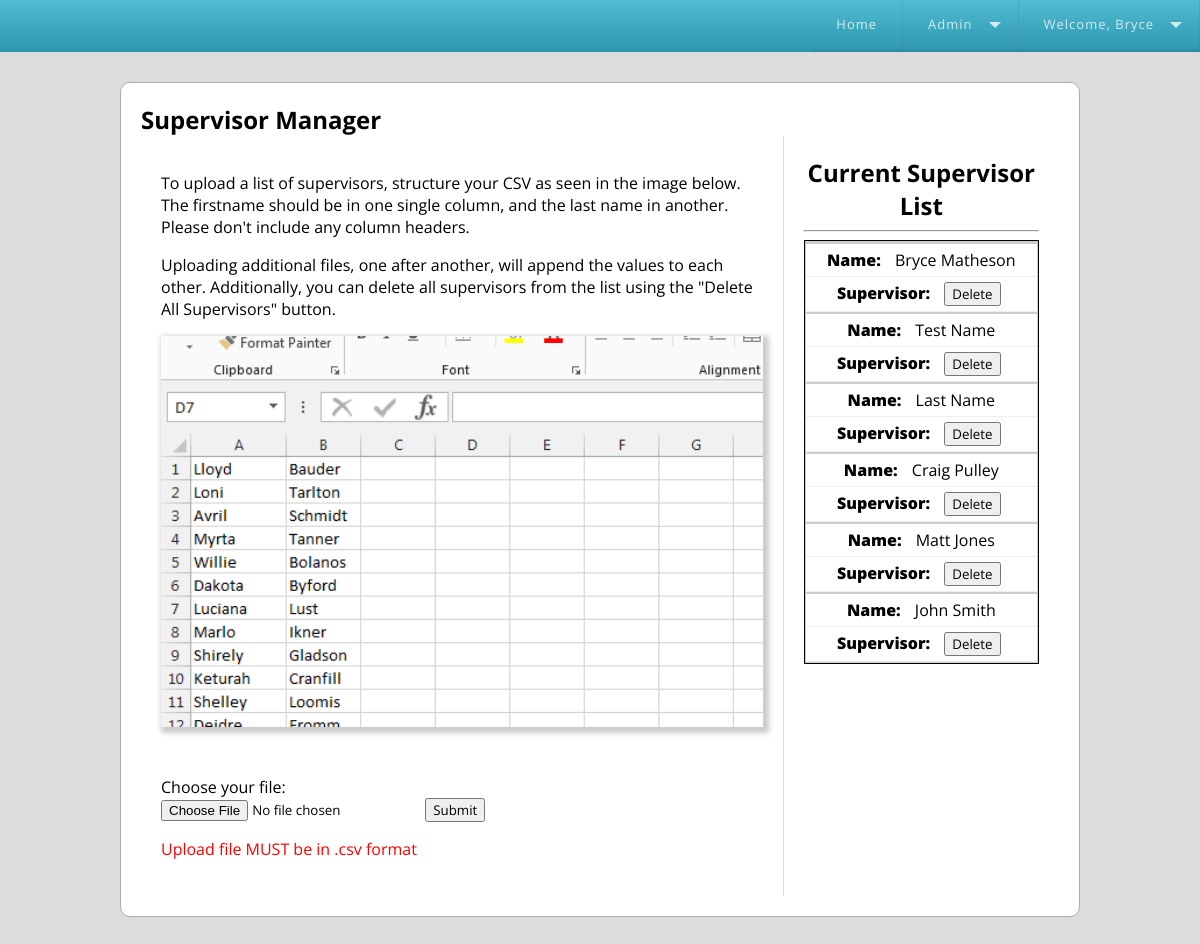
Page /manageSupervisors.php (signed in) on the earlier database version.
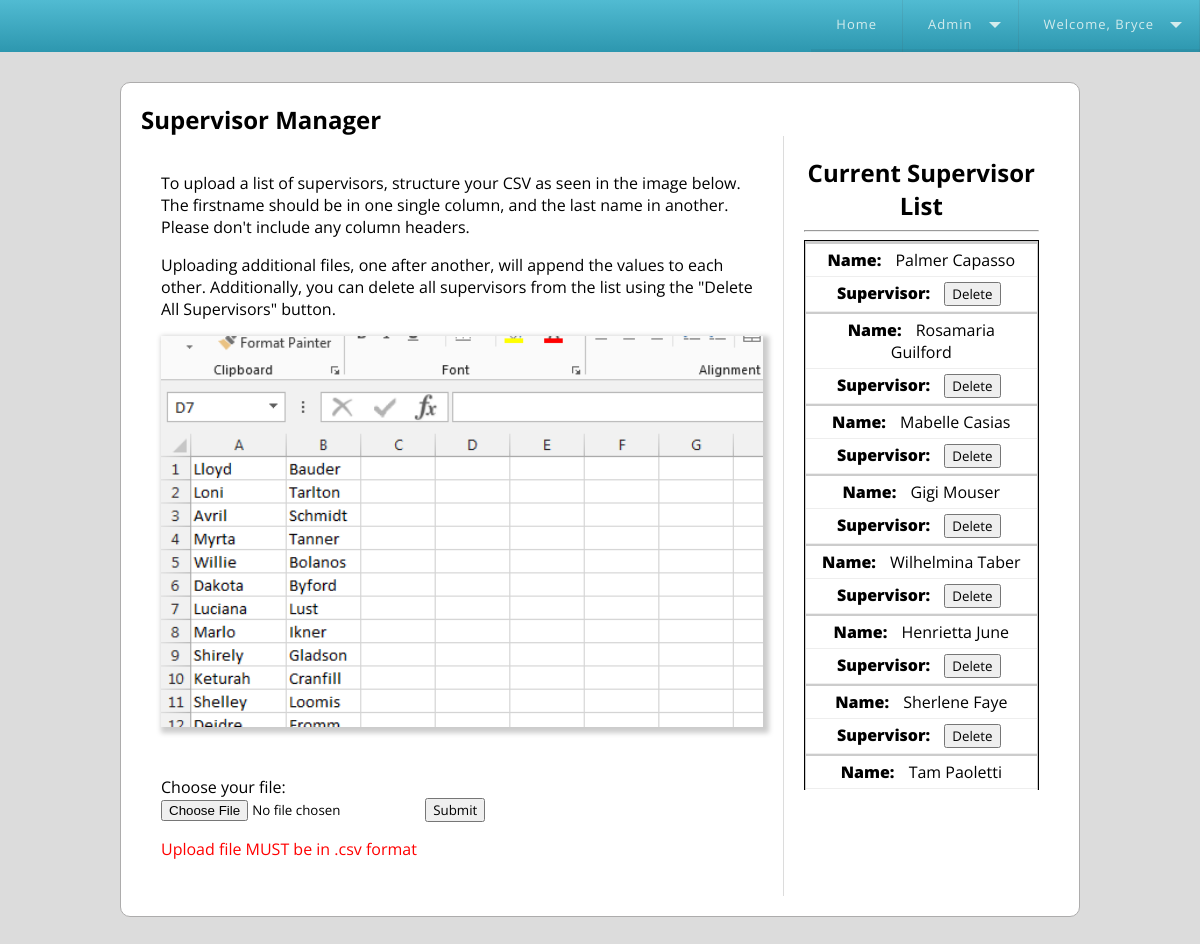
Same page on the later database version.
### tables this page shows
CREATE TABLE IF NOT EXISTS `users` (
  `id` int(7) NOT NULL,
  `username` varchar(32) NOT NULL,
  `firstname` varchar(32) NOT NULL,
  `lastname` varchar(32) NOT NULL,
  `password` varchar(32) NOT NULL,
  `email` varchar(64) NOT NULL,
  `address` varchar(32) NOT NULL,
  `city` varchar(32) NOT NULL,
  `state` varchar(2) NOT NULL,
  `zip` int(5) NOT NULL,
  `country` varchar(32) NOT NULL,
  `currentSupervisor` varchar(64) NOT NULL,
  `company` varchar(32) NOT NULL,
  `department` varchar(32) NOT NULL,
  `phone` varchar(14) NOT NULL,
  `lastLogin` varchar(32) NOT NULL,
  `activated` int(1) NOT NULL,
  `canReactivate` int(1) NOT NULL DEFAULT '1',
  `isAdmin` int(1) NOT NULL DEFAULT '0'
);

CREATE TABLE IF NOT EXISTS `supervisors` (
  `id` int(5) NOT NULL,
  `firstname` varchar(32) NOT NULL,
  `lastname` varchar(32) NOT NULL
);

### manageSupervisors.php (the view, shortened to what this page needs)
<?php
require_once 'connect.php';
require_once 'functions.php';
include 'header.php';
?>
	<h2>Supervisor Manager</h2>
	<div class="time">
	<form action="manageSupervisors.php" method="POST" enctype="multipart/form-data">
		<p>To upload a list of supervisors, structure your CSV as seen in the image below. The firstname should be in one single column, and the last name in another. Please don't include any column headers.</p>
		<p>Uploading additional files, one after another, will append the values to each other. Additionally, you can delete all supervisors from the list using the "Delete All Supervisors" button.</p>
		<img src="images/importStructure.png"/><br><br><br>
		Choose your file: <br />
		<input type="file" name="csv" id="csv" />
		<input type="submit" name="Submit" value="Submit" />
		<p style="color:red;">Upload file MUST be in .csv format</p>
	</form>
	</div>
	<div class="notification">
	<h2>Current Supervisor List</h2>
	<hr>
	<div class="supervisorList">
	<?php
	$query = "SELECT id,firstname,lastname FROM supervisors";
	if ($result = mysqli_query($connect,$query)) {
		echo "<table>";
		echo "<tr><th>Supervisor</th><th>Action</th>";
		while ($row = mysqli_fetch_array($result,MYSQLI_ASSOC)) {
			echo "<tr>";
			echo "<td>".ucfirst($row['firstname']) . " " . ucfirst($row['lastname']) . "</td>";
			echo "<td><form action='deleteSupervisor.php' method='POST'><input type='hidden' name='delete_id' value='".$row['id']."' /><input type='submit' value='Delete' onclick=\"return confirm('Are you sure you want to delete this user? This action cannot be undone.');\" ></form></td>";
			echo "</tr>";
		}
		echo "</table></div>";
	} else {
		echo "Error retrieving information from database.</div>";
	}
	?>
	</div>
<?php
	include 'footer.php';
?>

### header.php (shortened to what this page needs)
<?php
require_once 'connect.php';
require_once 'functions.php';
?>
<!DOCTYPE html>
<html>
<head>
	<link href="styles.css" rel="stylesheet" type="text/css" />
</head>
<body>
	<div id='cssmenu'>
		<ul>
		   <li><a href='index.php'><span>Home</span></a></li>
		   <?php if (isLoggedIn()) {
						if (isAdministrator()) {
							echo "<li class='has-sub'><a href='#'>Admin</a>
								<ul>
									<li><a href='adminUsers.php'>User Admin</a></li>
									<li><a href='manageSupervisors.php'>Supervisor Manager</a></li>
									<li><a href='siteMessage.php'>Site-wide Message</a></li>
									<li><a href='companyInfo.php'>Company Information</a></li>
								</ul>
							</li>";
						}
						echo "<li class='has-sub'><a href='profile.php'>Welcome, ";getFirstName()."</a>";
			} ?>
		</ul>
	</div>
	<div class="container">

### functions.php (shortened to what this page needs)
<?php
function isLoggedIn() {
	if (isset($_SESSION['user_id'])) {
		return true;
	}
}
function getFirstName() {
	global $connect;
	$query = "SELECT firstname FROM users WHERE id='".$_SESSION['user_id']."'";
	$result = mysqli_query($connect, $query);
	$row = mysqli_fetch_array($result, MYSQLI_ASSOC);
	echo $row['firstname'];
}
function isAdministrator() {
	global $connect;
	$query = "SELECT isAdmin FROM users WHERE id='".$_SESSION['user_id']."'";
		if ($result = mysqli_query($connect, $query)) {
		$row = mysqli_fetch_array($result, MYSQLI_ASSOC);
		if ($row['isAdmin'] == 1) {
			return true;
		} else {
			return false;
		}
	}
}
?>

### footer.php
	</div>
</body>
</html>

### styles.css (style rules this page uses)
* { box-sizing: border-box; font-family: 'Open Sans', sans-serif; }
body { background-color: gainsboro; margin: 0; padding: 0; }
a { text-decoration: none; }
h1,h2,h3 { padding: 0; margin: 0; }
img { width: 100%; }
.time img { box-shadow: 3px 3px 5px 3px #ccc; width: 100%; }
.container { width: 960px; margin: 0 auto; margin-bottom: 40px; padding: 20px; background-color: white; box-sizing: border-box; border-radius: 10px; border: 1px solid #ADACAC; }
.time form { display: inline; }
table form { display: inline; }
table input:nth-child(2) { margin-right: 5px; }
table { margin-top: 30px; width: 100%; text-align: center; }
table { border-collapse: collapse; }
table, th, td { border: 1px solid black; }
td, th { padding: 5px 10px; }
.time { float: left; width: 70%; padding: 20px; border-right: 1px solid gainsboro; }
.notification { float: left; width: 30%; padding: 20px; text-align: center; }
.supervisorList { max-height: 550px; overflow-y: scroll; }
.supervisorList table { margin: 0; }
@media only screen and (max-width: 760px), (min-device-width: 768px) and (max-device-width: 1024px) { table, thead, tbody, th, td, tr { display: block; } }
@media only screen and (max-width: 760px), (min-device-width: 768px) and (max-device-width: 1024px) { tr { border: 1px solid #ccc; } }
@media only screen and (max-width: 760px), (min-device-width: 768px) and (max-device-width: 1024px) { td { border: none; border-bottom: 1px solid #eee; position: relative; } }
@media only screen and (max-width: 760px), (min-device-width: 768px) and (max-device-width: 1024px) { td:before { Now like a table header position: absolute; top: 6px; left: 6px; width: 45%; padding-right: 10px; white-space: nowrap; } }
@media only screen and (max-width: 760px), (min-device-width: 768px) and (max-device-width: 1024px) { td:nth-of-type(1):before { content: "Name: "; font-weight: 800; } }
@media only screen and (max-width: 760px), (min-device-width: 768px) and (max-device-width: 1024px) { td:nth-of-type(2):before { content: "Supervisor: "; font-weight: 800; } }
#cssmenu, #cssmenu ul, #cssmenu ul li, #cssmenu ul li a, #cssmenu #menu-button { margin: 0; padding: 0; border: 0; list-style: none; line-height: 1; display: block; position: relative; -webkit-box-sizing: border-box; -moz-box-sizing: border-box; box-sizing: border-box; }
#cssmenu:after, #cssmenu > ul:after { content: "."; display: block; clear: both; visibility: hidden; line-height: 0; height: 0; }
#cssmenu { width: auto; font-family: 'Open Sans', Helvetica, sans-serif; background: #39b1cc; background: -moz-linear-gradient(top, #51bbd2 0%, #2d97af 100%); background: -webkit-gradient(linear, left top, left bottom, color-stop(0%, #51bbd2), color-stop(100%, #2d97af)); background: -webkit-linear-gradient(top, #51bbd2 0%, #2d97af 100%); background: -o-linear-gradient(top, #51bbd2 0%, #2d97af 100%); background: -ms-linear-gradient(top, #51bbd2 0%, #2d97af 100%); background: linear-gradient(to bottom, #51bbd2 0%, #2d97af 100%); margin-bottom: 30px; }
#cssmenu > ul { box-shadow: inset 0 -3px 0 rgba(0, 0, 0, 0.05); float: right; }
#cssmenu > ul > li { float: left; display: inline-block; }
#cssmenu > ul > li > a { padding: 18px 25px 21px 25px; border-right: 1px solid rgba(80, 80, 80, 0.12); text-decoration: none; font-size: 13px; color: #d3eced; letter-spacing: 1px; }
#cssmenu > ul > li.has-sub > a { padding-right: 45px; }
#cssmenu > ul > li.has-sub > a::after { content: ""; position: absolute; width: 0; height: 0; border: 6px solid transparent; border-top-color: #d3eced; right: 17px; top: 22px; }
#cssmenu ul ul li a { text-decoration: none; font-weight: 400; padding: 11px 25px; width: 180px; color: #777777; background: #ffffff; box-shadow: 0 2px 2px rgba(0, 0, 0, 0.1), 1px 1px 1px rgba(0, 0, 0, 0.1), -1px 1px 1px rgba(0, 0, 0, 0.1); }

Differences in the rows shown:
removed supervisors: firstname "Bryce", lastname "Matheson"
removed supervisors: firstname "Test", lastname "Name"
removed supervisors: firstname "Last", lastname "Name"
removed supervisors: firstname "Craig", lastname "Pulley"
removed supervisors: firstname "Matt", lastname "Jones"
removed supervisors: firstname "John", lastname "Smith"
added supervisors: firstname "Palmer", lastname "Capasso"
added supervisors: firstname "Rosamaria", lastname "Guilford"
added supervisors: firstname "Mabelle", lastname "Casias"
added supervisors: firstname "Gigi", lastname "Mouser"
added supervisors: firstname "Wilhelmina", lastname "Taber"
added supervisors: firstname "Henrietta", lastname "June"
added supervisors: firstname "Sherlene", lastname "Faye"
added supervisors: firstname "Tam", lastname "Paoletti"
